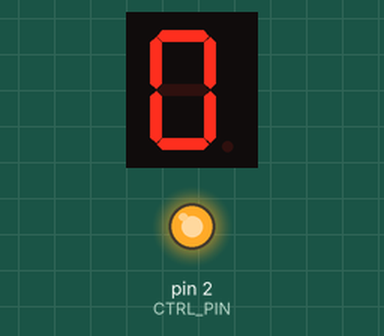
A sketch run on a simulated Arduino Uno, built with avr-gcc and run on an emulated ATmega328P. On the bench: 1-digit seven-segment display, output pins drawn as LEDs (lit = HIGH). Wiring (inferred from the names in the program): 1-digit 7-segment display, segments lit when HIGH: segments pin 11, pin 10, pin 7, pin 8, pin 9, pin 12, pin 13, pin 6. The segment pins are drawn as the display they are named for; pins used as bus, display or sensor lines are not drawn.

Above: at 0.1 s.
At 2.1 s:
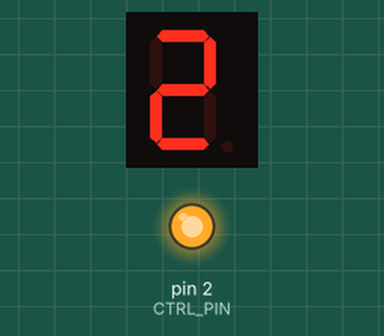
At 4.1 s:
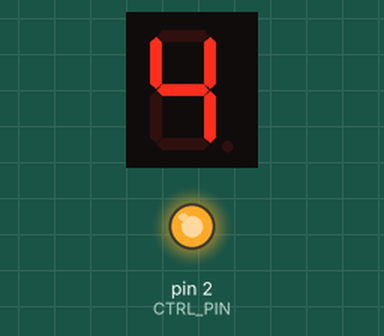
At 9.1 s:
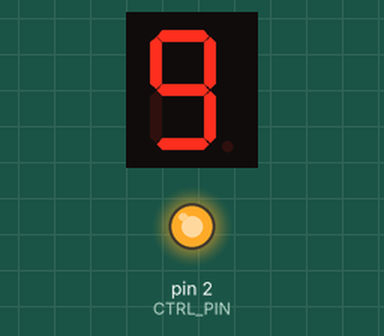
Timing chart, 0 to 10.6 s (numbered marks = the images above):
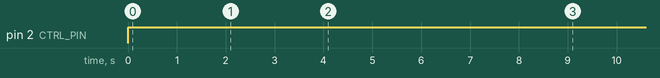

The sketch:

single_seven_segment_c.ino
```cpp
#define OUT_SEGMENT_A    11
#define OUT_SEGMENT_B    10
#define OUT_SEGMENT_C    7
#define OUT_SEGMENT_D    8
#define OUT_SEGMENT_E    9
#define OUT_SEGMENT_F    12
#define OUT_SEGMENT_G    13
#define OUT_SEGMENT_DP   6

#define SEGMENT_A        0x80  //b1000 0000
#define SEGMENT_B        0x40  //b0100 0000
#define SEGMENT_C        0x20  //b0010 0000
#define SEGMENT_D        0x10  //b0001 0000
#define SEGMENT_E        0x08  //b0000 1000
#define SEGMENT_F        0x04  //b0000 0100
#define SEGMENT_G        0x02  //b0000 0010
#define SEGMENT_DP       0x01  //b0000 0001

#define IS_SEGMENT_A(x)     ((x & SEGMENT_A) == SEGMENT_A)
#define IS_SEGMENT_B(x)     ((x & SEGMENT_B) == SEGMENT_B)
#define IS_SEGMENT_C(x)     ((x & SEGMENT_C) == SEGMENT_C)
#define IS_SEGMENT_D(x)     ((x & SEGMENT_D) == SEGMENT_D)
#define IS_SEGMENT_E(x)     ((x & SEGMENT_E) == SEGMENT_E)
#define IS_SEGMENT_F(x)     ((x & SEGMENT_F) == SEGMENT_F)
#define IS_SEGMENT_G(x)     ((x & SEGMENT_G) == SEGMENT_G)
#define IS_SEGMENT_DP(x)    ((x & SEGMENT_DP) == SEGMENT_DP)


#define S_0  SEGMENT_A | SEGMENT_B | SEGMENT_C | SEGMENT_D | SEGMENT_E | SEGMENT_F
#define S_1  SEGMENT_B | SEGMENT_C
#define S_2  SEGMENT_A | SEGMENT_B | SEGMENT_G | SEGMENT_E | SEGMENT_D
#define S_3  SEGMENT_A | SEGMENT_B | SEGMENT_G | SEGMENT_C | SEGMENT_D
#define S_4  SEGMENT_F | SEGMENT_G | SEGMENT_B | SEGMENT_C
#define S_5  SEGMENT_A | SEGMENT_F | SEGMENT_G | SEGMENT_C | SEGMENT_D
#define S_6  SEGMENT_A | SEGMENT_F | SEGMENT_E | SEGMENT_D | SEGMENT_C | SEGMENT_G
#define S_7  SEGMENT_A | SEGMENT_B | SEGMENT_C
#define S_8  SEGMENT_A | SEGMENT_B | SEGMENT_C | SEGMENT_D | SEGMENT_E | SEGMENT_F | SEGMENT_G
#define S_9  SEGMENT_A | SEGMENT_B | SEGMENT_C | SEGMENT_D | SEGMENT_F | SEGMENT_G


#define CTRL_PIN  2


void setup(){
    pinMode(CTRL_PIN, OUTPUT);

    pinMode(OUT_SEGMENT_A, OUTPUT);
    pinMode(OUT_SEGMENT_B, OUTPUT);
    pinMode(OUT_SEGMENT_C, OUTPUT);
    pinMode(OUT_SEGMENT_D, OUTPUT);
    pinMode(OUT_SEGMENT_E, OUTPUT);
    pinMode(OUT_SEGMENT_F, OUTPUT);
    pinMode(OUT_SEGMENT_G, OUTPUT);
    pinMode(OUT_SEGMENT_DP, OUTPUT);
}

void loop(){
    digitalWrite(CTRL_PIN, HIGH);
    count();
    //test();
}

void count(){
    for(int i = 0; i < 10; ++i){
        write_number(i);
        delay(1000);
        clear_all_segments();
    }
}

void write_number(int num)
{
    if(num == 0){enable_segments(S_0);}
    if(num == 1){enable_segments(S_1);}
    if(num == 2){enable_segments(S_2);}
    if(num == 3){enable_segments(S_3);}
    if(num == 4){enable_segments(S_4);}
    if(num == 5){enable_segments(S_5);}
    if(num == 6){enable_segments(S_6);}
    if(num == 7){enable_segments(S_7);}
    if(num == 8){enable_segments(S_8);}
    if(num == 9){enable_segments(S_9);}
}


void enable_segments(int segment_field){
    if(IS_SEGMENT_A(segment_field)){digitalWrite(OUT_SEGMENT_A, HIGH);}
    if(IS_SEGMENT_B(segment_field)){digitalWrite(OUT_SEGMENT_B, HIGH);}
    if(IS_SEGMENT_C(segment_field)){digitalWrite(OUT_SEGMENT_C, HIGH);}
    if(IS_SEGMENT_D(segment_field)){digitalWrite(OUT_SEGMENT_D, HIGH);}
    if(IS_SEGMENT_E(segment_field)){digitalWrite(OUT_SEGMENT_E, HIGH);}
    if(IS_SEGMENT_F(segment_field)){digitalWrite(OUT_SEGMENT_F, HIGH);}
    if(IS_SEGMENT_G(segment_field)){digitalWrite(OUT_SEGMENT_G, HIGH);}
    if(IS_SEGMENT_DP(segment_field)){digitalWrite(OUT_SEGMENT_DP, HIGH);}
}

void disable_segments(int segment_field){
    if(IS_SEGMENT_A(segment_field)){digitalWrite(OUT_SEGMENT_A, LOW);}
    if(IS_SEGMENT_B(segment_field)){digitalWrite(OUT_SEGMENT_B, LOW);}
    if(IS_SEGMENT_C(segment_field)){digitalWrite(OUT_SEGMENT_C, LOW);}
    if(IS_SEGMENT_D(segment_field)){digitalWrite(OUT_SEGMENT_D, LOW);}
    if(IS_SEGMENT_E(segment_field)){digitalWrite(OUT_SEGMENT_E, LOW);}
    if(IS_SEGMENT_F(segment_field)){digitalWrite(OUT_SEGMENT_F, LOW);}
    if(IS_SEGMENT_G(segment_field)){digitalWrite(OUT_SEGMENT_G, LOW);}
    if(IS_SEGMENT_DP(segment_field)){digitalWrite(OUT_SEGMENT_DP, LOW);}
}

void clear_all_segments(){
    digitalWrite(OUT_SEGMENT_A, LOW);
    digitalWrite(OUT_SEGMENT_B, LOW);
    digitalWrite(OUT_SEGMENT_C, LOW);
    digitalWrite(OUT_SEGMENT_D, LOW);
    digitalWrite(OUT_SEGMENT_E, LOW);
    digitalWrite(OUT_SEGMENT_F, LOW);
    digitalWrite(OUT_SEGMENT_G, LOW);
    digitalWrite(OUT_SEGMENT_DP, LOW);
}

void test(){
    blink(OUT_SEGMENT_A);
    blink(OUT_SEGMENT_B);
    blink(OUT_SEGMENT_C);
    blink(OUT_SEGMENT_D);
    blink(OUT_SEGMENT_E);
    blink(OUT_SEGMENT_F);
    blink(OUT_SEGMENT_G);
    blink(OUT_SEGMENT_DP);
}

void blink(int OUT_SEGMENT){
    digitalWrite(OUT_SEGMENT, HIGH);
    delay(1000);
    digitalWrite(OUT_SEGMENT, LOW);
}
```

Measured:
- by itself, pin 2 (CTRL_PIN): LOW → HIGH at 0.00 s
- by itself, everything shown: repeats every 10.0 s, in 11 steps
- what the display in image 1 shows lasts 1.0 s, from 2.0 s to 3.0 s
